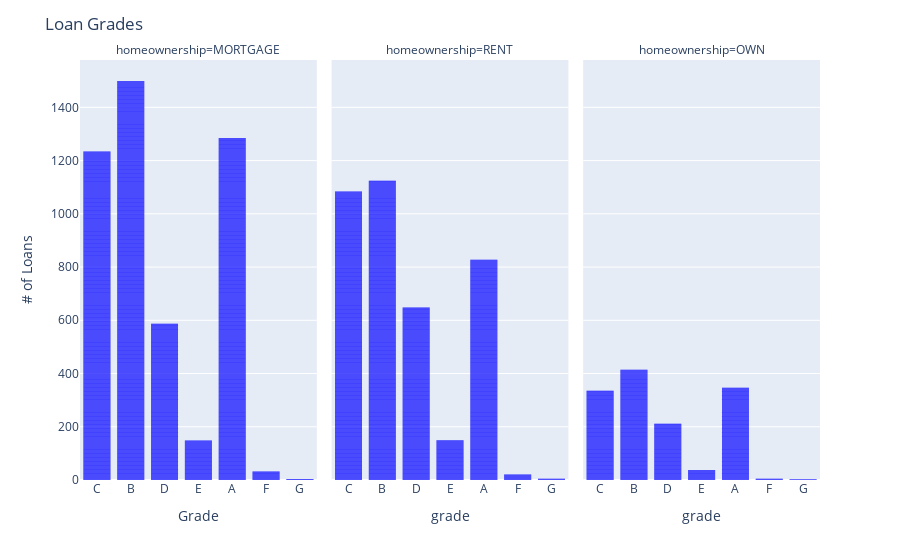

Notebook code cell kept with this figure:
### Markdown cell above
**Problem 2** Try to make your own bar plot of one of the other categorical columns. Add some categorical fill or facets. See how fancy you can make your graph. Make sure it is also still really informative.

### Code cell
# Your code here
fig = px.bar(DF,
            x='grade',
            color_discrete_sequence=['blue'],
            facet_col='homeownership')
fig.update_layout(title='Loan Grades',
             xaxis_title='Grade',
             yaxis_title='# of Loans')
fig.update_traces(dict(marker_line_width=0))
fig.show()

### Figure 1 — Plotly figure (JSON) as saved in the notebook; plotly's stock layout.template omitted (floating-point values rounded to 4 significant figures; data arrays with more than 128 entries replaced by an {"elided": "..."} marker saying what was removed)
{"data": [{"alignmentgroup": "True", "hovertemplate": "homeownership=MORTGAGE<br>grade=%{x}<br>count=%{y}<extra></extra>", "legendgroup": "", "marker": {"color": "blue", "line": {"width": 0}, "pattern": {"shape": ""}}, "name": "", "offsetgroup": "", "orientation": "v", "showlegend": false, "textposition": "auto", "type": "bar", "x": {"elided": "4789 str values"}, "xaxis": "x", "y": {"elided": "4789 int values"}, "yaxis": "y"}, {"alignmentgroup": "True", "hovertemplate": "homeownership=RENT<br>grade=%{x}<br>count=%{y}<extra></extra>", "legendgroup": "", "marker": {"color": "blue", "line": {"width": 0}, "pattern": {"shape": ""}}, "name": "", "offsetgroup": "", "orientation": "v", "showlegend": false, "textposition": "auto", "type": "bar", "x": {"elided": "3858 str values"}, "xaxis": "x2", "y": {"elided": "3858 int values"}, "yaxis": "y2"}, {"alignmentgroup": "True", "hovertemplate": "homeownership=OWN<br>grade=%{x}<br>count=%{y}<extra></extra>", "legendgroup": "", "marker": {"color": "blue", "line": {"width": 0}, "pattern": {"shape": ""}}, "name": "", "offsetgroup": "", "orientation": "v", "showlegend": false, "textposition": "auto", "type": "bar", "x": {"elided": "1353 str values"}, "xaxis": "x3", "y": {"elided": "1353 int values"}, "yaxis": "y3"}], "layout": {"annotations": [{"font": {}, "showarrow": false, "text": "homeownership=MORTGAGE", "x": 0.16, "xanchor": "center", "xref": "paper", "y": 1, "yanchor": "bottom", "yref": "paper"}, {"font": {}, "showarrow": false, "text": "homeownership=RENT", "x": 0.5, "xanchor": "center", "xref": "paper", "y": 1, "yanchor": "bottom", "yref": "paper"}, {"font": {}, "showarrow": false, "text": "homeownership=OWN", "x": 0.84, "xanchor": "center", "xref": "paper", "y": 1, "yanchor": "bottom", "yref": "paper"}], "autosize": true, "barmode": "relative", "legend": {"tracegroupgap": 0}, "margin": {"t": 60}, "title": {"text": "Loan Grades"}, "xaxis": {"anchor": "y", "autorange": true, "domain": [0, 0.32], "range": [-0.5, 6.5], "title": {"text": "Grade"}, "type": "category"}, "xaxis2": {"anchor": "y2", "autorange": true, "domain": [0.34, 0.66], "matches": "x", "range": [-0.5, 6.5], "title": {"text": "grade"}, "type": "category"}, "xaxis3": {"anchor": "y3", "autorange": true, "domain": [0.68, 1.0], "matches": "x", "range": [-0.5, 6.5], "title": {"text": "grade"}, "type": "category"}, "yaxis": {"anchor": "x", "autorange": true, "domain": [0, 1], "range": [0, 1578.0], "title": {"text": "# of Loans"}, "type": "linear"}, "yaxis2": {"anchor": "x2", "autorange": true, "domain": [0, 1], "matches": "y", "range": [0, 1578.0], "showticklabels": false, "type": "linear"}, "yaxis3": {"anchor": "x3", "autorange": true, "domain": [0, 1], "matches": "y", "range": [0, 1578.0], "showticklabels": false, "type": "linear"}}}
